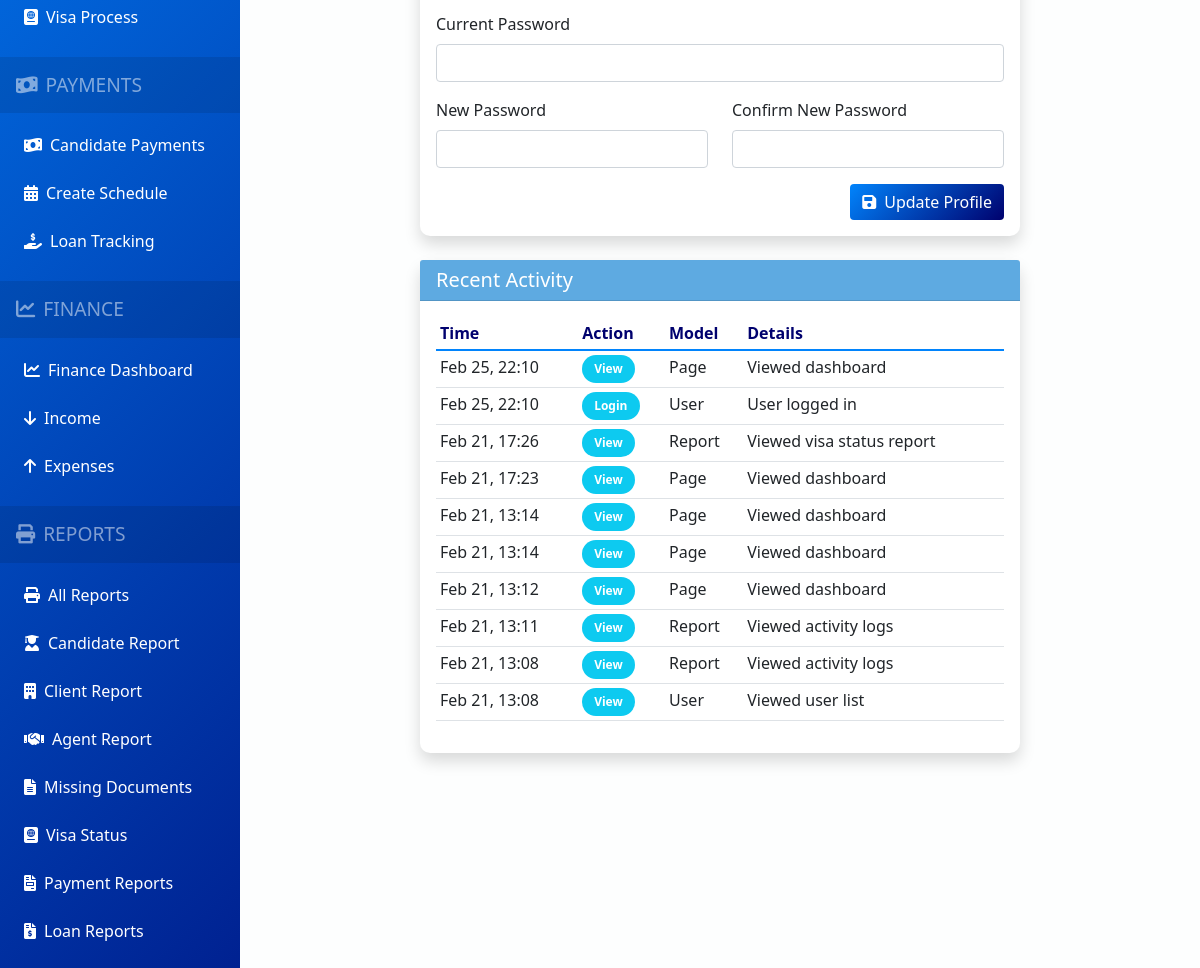
/accounts/profile/ (signed in, middle part), run on an earlier commit of the app's database.
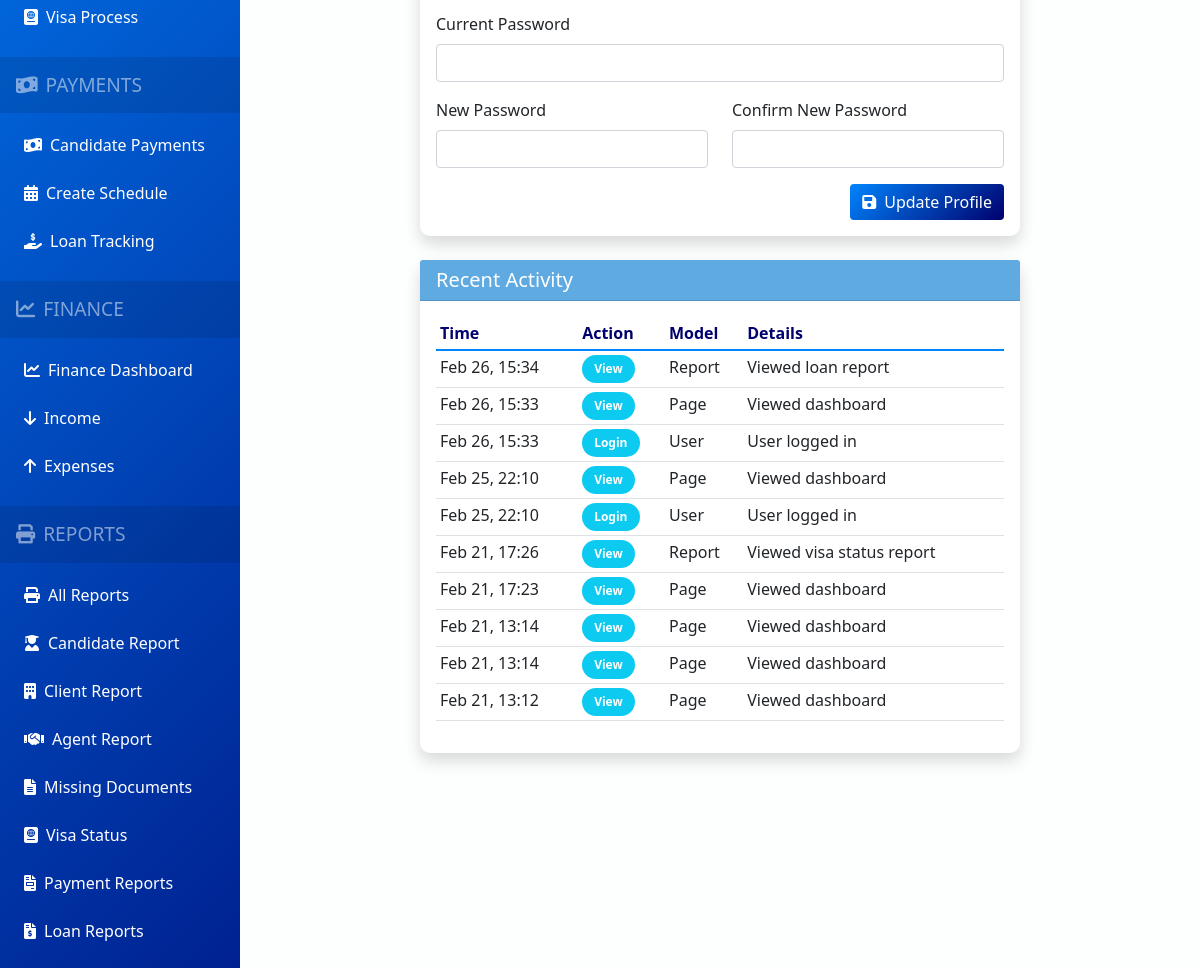
And on a later commit of the database.
### apps/accounts/models.py (models this page shows, shortened)
class ActivityLog(models.Model):
    ACTION_TYPES = [
        ('CREATE', 'Create'),
        ('UPDATE', 'Update'),
        ('DELETE', 'Delete'),
        ('VIEW', 'View'),
        ('LOGIN', 'Login'),
        ('LOGOUT', 'Logout'),
        ('IMPORT', 'Import'),
        ('EXPORT', 'Export'),
        ('DOWNLOAD', 'Download'),
    ]
    MODEL_TYPES = [
        ('Candidate', 'Candidate'),
        ('Client', 'Client'),
        ('Agent', 'Agent'),
        ('Placement', 'Placement'),
        ('Payment', 'Payment'),
        ('Document', 'Document'),
        ('Visa', 'Visa Process'),
        ('User', 'User'),
        ('Finance', 'Finance'),
        ('Report', 'Report'),
        ('Page', 'Page'),
    ]
    user = models.ForeignKey(User, on_delete=models.SET_NULL, null=True, related_name='activities')
    username = models.CharField(max_length=150, blank=True)
    action = models.CharField(max_length=20, choices=ACTION_TYPES)
    model_type = models.CharField(max_length=50, choices=MODEL_TYPES)
    object_id = models.PositiveIntegerField(null=True, blank=True)
    object_repr = models.CharField(max_length=200, blank=True)
    details = models.TextField(blank=True)
    ip_address = models.GenericIPAddressField(null=True, blank=True)
    user_agent = models.TextField(blank=True)
    created_at = models.DateTimeField(default=timezone.now)
    class Meta:
        ordering = ['-created_at']
        indexes = [
            models.Index(fields=['-created_at']),
            models.Index(fields=['user', '-created_at']),
            models.Index(fields=['model_type', 'object_id']),
        ]

### apps/accounts/views.py (the view, shortened to what this page needs)
# urls.py: path('profile/', views.profile, name='profile'),
@login_required
def profile(request):
    return render(request, 'accounts/profile.html', {'user_obj': request.user})

### templates/accounts/profile.html (shortened to what this page needs)
{% extends 'base.html' %}
{% block content %}
<div class="row mt-4">
    <div class="col-md-8 mx-auto">
        <div class="card shadow">
            <div class="card-body">
                <form method="POST">
                    <div class="row mb-3">
                        <div class="col-md-12">
                            <label for="current_password" class="form-label">Current Password</label>
                            <input type="password" class="form-control" id="current_password" name="current_password">
                        </div>
                    </div>
                    <div class="row mb-3">
                        <div class="col-md-6">
                            <label for="new_password" class="form-label">New Password</label>
                            <input type="password" class="form-control" id="new_password" name="new_password">
                        </div>
                        <div class="col-md-6">
                            <label for="confirm_password" class="form-label">Confirm New Password</label>
                            <input type="password" class="form-control" id="confirm_password" name="confirm_password">
                        </div>
                    </div>
                    <div class="text-end">
                        <button type="submit" class="btn btn-primary">
                            <i class="fas fa-save me-2"></i>Update Profile
                        </button>
                    </div>
                </form>
            </div>
        </div>
        <div class="card shadow mt-4">
            <div class="card-header" style="background: #5EAAE1; color: white;">
                <h5 class="mb-0">Recent Activity</h5>
            </div>
            <div class="card-body">
                <div class="table-responsive">
                    <table class="table table-sm">
                        <thead>
                            <tr>
                                <th>Time</th>
                                <th>Action</th>
                                <th>Model</th>
                                <th>Details</th>
                            </tr>
                        </thead>
                        <tbody>
                            {% for log in user_obj.activities.all|slice:":10" %}
                            <tr>
                                <td>{{ log.created_at|date:"M d, H:i" }}</td>
                                <td>
                                    <span class="badge {% if log.action == 'CREATE' %}bg-success{% elif log.action == 'UPDATE' %}bg-warning{% elif log.action == 'DELETE' %}bg-danger{% else %}bg-info{% endif %}">
                                        {{ log.get_action_display }}
                                    </span>
                                </td>
                                <td>{{ log.get_model_type_display }}</td>
                                <td>{{ log.details|truncatechars:30 }}</td>
                            </tr>
                            {% empty %}
                            <tr>
                                <td colspan="4" class="text-center">No activity found</td>
                            </tr>
                            {% endfor %}
                        </tbody>
                    </table>
                </div>
            </div>
        </div>
    </div>
</div>
{% endblock %}

### templates/base.html (shortened to what this page needs)
<!DOCTYPE html>
<html lang="en">
<head>
    <link href="https://cdn.jsdelivr.net/npm/bootstrap@5.1.3/dist/css/bootstrap.min.css" rel="stylesheet">
    <link rel="stylesheet" href="https://cdnjs.cloudflare.com/ajax/libs/font-awesome/6.0.0/css/all.min.css">
    <link href="https://cdn.jsdelivr.net/npm/select2@4.1.0-rc.0/dist/css/select2.min.css" rel="stylesheet" />
    {% load static %}
    <link rel="stylesheet" href="{% static 'css/style.css' %}">
</head>
<body>
    {% if user.is_authenticated %}
    <div class="d-flex" id="wrapper">
        <div class="bg-primary text-white" id="sidebar-wrapper">
            <div class="list-group list-group-flush my-3">
                {% if user_role == 'admin' or user_role == 'manager' or user_role == 'staff' or user_role == 'finance' or user_role == 'agent' %}
                <a href="{% url 'visa_list' %}" class="list-group-item list-group-item-action ps-4">
                    <i class="fas fa-passport me-2"></i>Visa Process
                </a>
                {% endif %}
                {% if user_role != 'staff' %}
                <div class="sidebar-heading small text-uppercase text-white-50 px-3 mt-3 mb-2">
                    <i class="fas fa-money-bill-wave me-2"></i>PAYMENTS
                </div>
                {% if user_role == 'admin' or user_role == 'manager' or user_role == 'finance' %}
                <a href="{% url 'payment_list' %}" class="list-group-item list-group-item-action ps-4">
                    <i class="fas fa-money-bill-wave me-2"></i>Candidate Payments
                </a>
                {% endif %}
                {% if user_role == 'admin' or user_role == 'manager' or user_role == 'finance' %}
                <a href="{% url 'payment_list' %}?payment_plan=installment" class="list-group-item list-group-item-action ps-4">
                    <i class="fas fa-calendar-alt me-2"></i>Create Schedule
                </a>
                {% endif %}
                {% if user_role == 'admin' or user_role == 'manager' or user_role == 'finance' %}
                <a href="{% url 'payment_list' %}?payment_plan=loan" class="list-group-item list-group-item-action ps-4">
                    <i class="fas fa-hand-holding-usd me-2"></i>Loan Tracking
                </a>
                {% endif %}
                {% endif %}
                {% if user_role == 'admin' or user_role == 'manager' or user_role == 'finance' %}
                <div class="sidebar-heading small text-uppercase text-white-50 px-3 mt-3 mb-2">
                    <i class="fas fa-chart-line me-2"></i>FINANCE
                </div>
                <a href="{% url 'finance_dashboard' %}" class="list-group-item list-group-item-action ps-4">
                    <i class="fas fa-chart-line me-2"></i>Finance Dashboard
                </a>
                <a href="{% url 'income_list' %}" class="list-group-item list-group-item-action ps-4">
                    <i class="fas fa-arrow-down me-2"></i>Income
                </a>
                <a href="{% url 'expense_list' %}" class="list-group-item list-group-item-action ps-4">
                    <i class="fas fa-arrow-up me-2"></i>Expenses
                </a>
                {% endif %}
                {% if user_role != 'staff' %}
                <div class="sidebar-heading small text-uppercase text-white-50 px-3 mt-3 mb-2">
                    <i class="fas fa-print me-2"></i>REPORTS
                </div>
                {% if user_role == 'admin' or user_role == 'manager' or user_role == 'finance' or user_role == 'agent' %}
                <a href="{% url 'report_list' %}" class="list-group-item list-group-item-action ps-4">
                    <i class="fas fa-print me-2"></i>All Reports
                </a>
                {% endif %}
                {% if user_role == 'admin' or user_role == 'manager' or user_role == 'finance' or user_role == 'agent' %}
                <a href="{% url 'candidate_report' %}" class="list-group-item list-group-item-action ps-4">
                    <i class="fas fa-user-graduate me-2"></i>Candidate Report
                </a>
                {% endif %}
                {% if user_role == 'admin' or user_role == 'manager' or user_role == 'finance' or user_role == 'agent' %}
                <a href="{% url 'client_report' %}" class="list-group-item list-group-item-action ps-4">
                    <i class="fas fa-building me-2"></i>Client Report
                </a>
                {% endif %}
                {% if user_role == 'admin' or user_role == 'manager' or user_role == 'finance' or user_role == 'agent' %}
                <a href="{% url 'agent_report' %}" class="list-group-item list-group-item-action ps-4">
                    <i class="fas fa-handshake me-2"></i>Agent Report
                </a>
                {% endif %}
                {% if user_role == 'admin' or user_role == 'manager' or user_role == 'finance' or user_role == 'agent' %}
                <a href="{% url 'missing_documents_report' %}" class="list-group-item list-group-item-action ps-4">
                    <i class="fas fa-file-alt me-2"></i>Missing Documents
                </a>
                {% endif %}
                {% if user_role == 'admin' or user_role == 'manager' or user_role == 'finance' or user_role == 'agent' %}
                <a href="{% url 'visa_status_report' %}" class="list-group-item list-group-item-action ps-4">
                    <i class="fas fa-passport me-2"></i>Visa Status
                </a>
                {% endif %}
                {% if user_role == 'admin' or user_role == 'manager' or user_role == 'finance' %}
                <a href="{% url 'payment_report' %}" class="list-group-item list-group-item-action ps-4">
                    <i class="fas fa-file-invoice me-2"></i>Payment Reports
                </a>
                {% endif %}
                {% if user_role == 'admin' or user_role == 'manager' or user_role == 'finance' %}
                <a href="{% url 'loan_report' %}" class="list-group-item list-group-item-action ps-4">
                    <i class="fas fa-file-invoice-dollar me-2"></i>Loan Reports
                </a>
                {% endif %}
                {% endif %}
            </div>
        </div>
        <div id="page-content-wrapper" class="w-100">
            <div class="container-fluid px-4">
                {% block content %}{% endblock %}
            </div>
        </div>
    </div>
    {% else %}
        {% block login_content %}{% endblock %}
    {% endif %}
</body>
</html>

### static/css/style.css (style rules this page uses)
:root { --primary: #0184FC; --secondary: #00016E; --accent: #5EAAE1; --light: #A2D4ED; --background: #FDFEFE; --success: #28a745; --warning: #ffc107; --danger: #dc3545; --info: #17a2b8; }
body { background-color: var(--background); font-family: 'Segoe UI', Tahoma, Geneva, Verdana, sans-serif; }
#wrapper { overflow-x: hidden; }
#sidebar-wrapper { min-height: 100vh; margin-left: -15rem; transition: margin 0.25s ease-out; background: linear-gradient(135deg, var(--primary) 0%, var(--secondary) 100%); }
#sidebar-wrapper .sidebar-heading { padding: 0.875rem 1.25rem; font-size: 1.2rem; background: rgba(0,0,0,0.1); }
#sidebar-wrapper .list-group { width: 15rem; }
#page-content-wrapper { min-width: 100vw; }
@media (min-width: 768px) { #sidebar-wrapper { margin-left: 0; } }
@media (min-width: 768px) { #page-content-wrapper { min-width: 0; width: 100%; } }
.list-group-item { border: none; padding: 12px 20px; transition: all 0.3s; }
.card { border: none; border-radius: 10px; box-shadow: 0 0.15rem 1.75rem 0 rgba(58, 59, 69, 0.15); transition: transform 0.3s; }
.btn-primary { background: linear-gradient(135deg, var(--primary), var(--secondary)); border: none; transition: all 0.3s; }
.badge { padding: 8px 12px; border-radius: 20px; }
.table thead th { border-bottom: 2px solid var(--primary); color: var(--secondary); }

### templates/base.html (style rules this page uses)
:root { --primary: #0184FC; --secondary: #00016E; --accent: #5EAAE1; --light: #A2D4ED; --background: #FDFEFE; --success: #28a745; --warning: #ffc107; --danger: #dc3545; --info: #17a2b8; }
body { background-color: var(--background); font-family: 'Segoe UI', Tahoma, Geneva, Verdana, sans-serif; }
#sidebar-wrapper { min-height: 100vh; margin-left: -15rem; transition: margin 0.25s ease-out; background: linear-gradient(135deg, var(--primary) 0%, var(--secondary) 100%); }
#sidebar-wrapper .sidebar-heading { padding: 0.875rem 1.25rem; font-size: 1.2rem; background: rgba(0,0,0,0.1); }
#sidebar-wrapper .list-group { width: 15rem; }
#page-content-wrapper { min-width: 100vw; }
@media (min-width: 768px) { #sidebar-wrapper { margin-left: 0; } }
@media (min-width: 768px) { #page-content-wrapper { min-width: 0; width: 100%; } }
.list-group-item { border: none; padding: 12px 20px; transition: all 0.3s; background: transparent; color: white; }
.card { border: none; border-radius: 10px; box-shadow: 0 0.15rem 1.75rem 0 rgba(58, 59, 69, 0.15); transition: transform 0.3s; }
.btn-primary { background: linear-gradient(135deg, var(--primary), var(--secondary)); border: none; transition: all 0.3s; }
.badge { padding: 8px 12px; border-radius: 20px; }
.table thead th { border-bottom: 2px solid var(--primary); color: var(--secondary); }

What changed in the data, as far as the page shows it:
no longer on this page (row unchanged): ActivityLog: created_at "Feb 21, 13:11", action "View", model_type "Report", details "Viewed activity logs"
no longer on this page (row unchanged): ActivityLog: created_at "Feb 21, 13:08", action "View", model_type "Report", details "Viewed activity logs"
no longer on this page (row unchanged): ActivityLog: created_at "Feb 21, 13:08", action "View", model_type "User", details "Viewed user list"
added ActivityLog: created_at "Feb 26, 15:34", action "View", model_type "Report", details "Viewed loan report"
added ActivityLog: created_at "Feb 26, 15:33", action "View", model_type "Page", details "Viewed dashboard"
added ActivityLog: created_at "Feb 26, 15:33", action "Login", model_type "User", details "User logged in"
